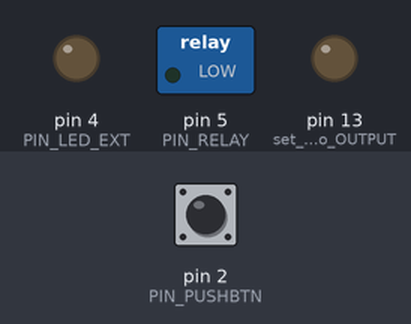
Recording of a sketch running on a simulated Arduino Uno, built with avr-gcc and run on an emulated ATmega328P. Parts: switched loads named in the sketch (green lamp = pin HIGH), output pins drawn as LEDs (lit = HIGH). Dashed ring = blinking. The test bench sets the inputs (shaded band); at power-on: pin 2 (PIN_PUSHBTN) HIGH.

Above: at 1.2 s.
1.3 s: pin 2 (PIN_PUSHBTN) pulled LOW for 0.15 s
At 2.07 s:
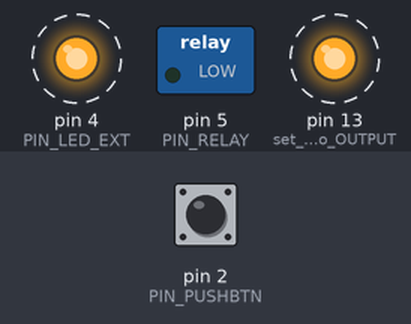
Timing chart, 0 to 10.4 s (numbered marks = the images above; inputs shaded):
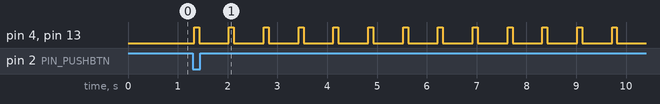

Measured:
- after the input at 1.3 s, pin 4 (PIN_LED_EXT), pin 13 (set_LED_pin_to_OUTPUT): alternates HIGH for 0.10 s and LOW for 0.60 s, starting at once

The sketch:

sketch.ino
```cpp
// Perfect timer calculator: http://www.8bit-era.cz/arduino-timer-interrupts-calculator.html

#define PIN_RELAY 5
#define PIN_PUSHBTN 2
#define PIN_LED_EXT 4 // Use different pin for led, because external led is driven high at arduino bootloader for some time

#define RELAY_CNT 100 // relay on duration, ms
#define MAX_HOURS 24  // temporaly not used
#define DEBOUNCE_CYCLES 5
#define LED_PERIOD_FINISHED_10MS 50 // 100 = 1s
#define LED_DURARION_PAUSE_10MS 100 // kiek 10ms pauze daryti mirksint valandas
#define LED_DURARION_HOUR_INDICATE_ON_10MS 20 // kiek 10ms pauze daryti mirksint valandas
#define LED_DURARION_HOUR_INDICATE_OFF_10MS 20 // kiek 10ms pauze daryti mirksint valandas
#define COEF_HOURS_TO_10MS 100UL * 60UL * 60UL // 1h = 10ms * 100ms *60s * 60m


enum states
{
  STATE_0_WAITING_INITIAL_PRESS,
  STATE_1_COUNTING_DOWN,
  STATE_2_RELAY_ENERGIZED,
  STATE_3_RELAY_FINISHED_IDLE
};

enum ledStates
{
  STATE_LED_OFF_PAUSE,
  STATE_LED_ON_HOUR,
  STATE_LED_OFF_HOUR
};

volatile uint8_t flag_10ms = 0; // updated in IRQ every 10ms

uint8_t button_down = 0;
uint8_t led_blink_count_left = 0; // 0 .. 24 hours can be set
uint32_t downCounter_10ms = 0; // Hours left, quantized in 10 ms
uint8_t downCounter_Relay = RELAY_CNT;
uint8_t downCounter_Led = 1; // Instant led feedback about about hours count
uint8_t ledCounter_Finished = 0;

enum states state = STATE_0_WAITING_INITIAL_PRESS;
enum ledStates ledState = STATE_LED_OFF_PAUSE;

// Check button state and set the button_down variable if a debounced button down press is detected. Call this function about 100 times per second.
static inline void debounce(void)
{
  static uint8_t debounce_count = 0; // Counter for number of equal states
  static uint8_t btn_state = 0;      // Keeps track of current (debounced) state

  uint8_t btn_current_state = !digitalRead(PIN_PUSHBTN); //(~BUTTON_PIN & BUTTON_MASK) != 0; // Check if button is high or low for the moment

  if (btn_current_state != btn_state)
  {
    // Button state is about to be changed, increase counter
    debounce_count++;
    if (debounce_count >= DEBOUNCE_CYCLES)
    {
      // The button have not bounced for four checks, change state
      btn_state = btn_current_state;
      // If the button was pressed (not released), tell main so
      if (btn_current_state != 0)
      {
        button_down = 1;
      }
      debounce_count = 0;
    }
  }
  else
  {
    // Reset counter
    debounce_count = 0;
  }
}

uint32_t div_ceil(uint32_t x, uint32_t y) {
  return (x + y - 1) / y;
}

void relayOn(void) {
  digitalWrite(PIN_RELAY, HIGH);
};

void relayOff(void)
{
  digitalWrite(PIN_RELAY, LOW);
};

void ledOn(void)
{
  digitalWrite(LED_BUILTIN, HIGH);
  digitalWrite(PIN_LED_EXT, HIGH);
};

void ledOff(void)
{
  digitalWrite(LED_BUILTIN, LOW);
  digitalWrite(PIN_LED_EXT, LOW);
};

void toggle_led(void) {
  digitalWrite(LED_BUILTIN, !digitalRead(LED_BUILTIN));
  digitalWrite(PIN_LED_EXT, !digitalRead(PIN_LED_EXT));
}

uint32_t get10msTicksFromHours(uint8_t hours) {
  return ( hours * COEF_HOURS_TO_10MS );
}

uint8_t getHoursFrom10msTicks_Ceil(uint32_t ticks_10ms) {
  return (uint8_t)div_ceil( ticks_10ms, (COEF_HOURS_TO_10MS ));
}

void addOneHourAndReset(void)
{
  // Do nothing if relay cycle has been started
  if (state > STATE_1_COUNTING_DOWN)
  {
    return;
  }

  // Special case: check if first hour is to be added
  if (state == STATE_0_WAITING_INITIAL_PRESS)
  {
    downCounter_10ms = get10msTicksFromHours(1);
    return;
  }

  uint8_t hoursAlreadySet = (uint8_t)getHoursFrom10msTicks_Ceil( downCounter_10ms );

  // Check if user tried to set more than MAX_HOUR
  if ( hoursAlreadySet == MAX_HOURS )
  {
    downCounter_10ms = get10msTicksFromHours(1); // Set to 1 hour if overflow
    return;
  }

  // Else, increment and reset hour count
  downCounter_10ms = get10msTicksFromHours( hoursAlreadySet + 1 );
}

void ledBlink_Finished(void)
{
  if (ledCounter_Finished == LED_PERIOD_FINISHED_10MS)
  {
    ledCounter_Finished = 0;
    toggle_led();
  }
  else
  {
    ledCounter_Finished++;
  }
}

void ledBlink_HoursLeft(void)
{
  // Todo
  // Blink how many hours left
  // One 0.5s blink mean 6 hours, 0.3s blink mean 1Hour;
  // ... -> 3 hours;
  // -.. -> 8 hours.

  switch (ledState)
  {
    case STATE_LED_ON_HOUR:
      {
        downCounter_Led--;
        if ( downCounter_Led == 0 )
        {
          ledOff();
          downCounter_Led = LED_DURARION_HOUR_INDICATE_OFF_10MS;
          ledState = STATE_LED_OFF_HOUR;
        }
      }
      break;

    case STATE_LED_OFF_HOUR:
      {
        downCounter_Led--;
        if ( downCounter_Led == 0)
        {
          led_blink_count_left--;

          if ( led_blink_count_left == 0 )
          {
            downCounter_Led = LED_DURARION_PAUSE_10MS;
            ledState = STATE_LED_OFF_PAUSE;
          }
          else
          {
            downCounter_Led = LED_DURARION_HOUR_INDICATE_ON_10MS;
            ledState = STATE_LED_ON_HOUR;
            ledOn();
          }
        }
      }
      break;

    case STATE_LED_OFF_PAUSE:
      {
        downCounter_Led--;
        if (downCounter_Led != 0)
        {
          break;
        }

        if ( downCounter_10ms > 0 )
        {
          led_blink_count_left = getHoursFrom10msTicks_Ceil( downCounter_10ms );
          downCounter_Led = LED_DURARION_HOUR_INDICATE_ON_10MS;
          ledState = STATE_LED_ON_HOUR;
          ledOn();
        }
      }
      break;

    default:
      break;
  }

}

void task_delayer(void)
{
  debounce();

  if (button_down)
  {
    button_down = 0;
    addOneHourAndReset();

    // give instant feedback vie status LED
    downCounter_Led = 1;
    ledState = STATE_LED_OFF_PAUSE;
  }

  switch (state)
  {
    case STATE_0_WAITING_INITIAL_PRESS:
      {
        if (downCounter_10ms != 0)
        {
          state = STATE_1_COUNTING_DOWN;
        }
      }
      break;

    case STATE_1_COUNTING_DOWN:
      {
        downCounter_10ms--;
        if (downCounter_10ms == 0)
        {
          relayOn();
          state = STATE_2_RELAY_ENERGIZED;
        }
        else
        {
          ledBlink_HoursLeft();
        }
      }
      break;

    case STATE_2_RELAY_ENERGIZED:
      {
        downCounter_Relay--;
        if (downCounter_Relay == 0)
        {
          relayOff();
          state = STATE_3_RELAY_FINISHED_IDLE;
        }
      }
      break;

    case STATE_3_RELAY_FINISHED_IDLE:
      {
        ledBlink_Finished();
      }
      break;

    default:
      break;
  }
}

void setup() {
  cli(); //Disable interrupt

  flag_10ms = 0; // updated in IRQ every 10ms
  button_down = 0;
  led_blink_count_left = 0; // 0 .. 24 hours can be set
  downCounter_10ms = 0; // Hours left, quantized in 10 ms
  downCounter_Relay = RELAY_CNT;

  pinMode(LED_BUILTIN, OUTPUT); // set LED pin to OUTPUT
  pinMode(PIN_LED_EXT, OUTPUT); // set LED pin to OUTPUT
  pinMode(PIN_RELAY, OUTPUT); // relay
  pinMode(PIN_PUSHBTN, INPUT);           // set pin to input
  digitalWrite(PIN_PUSHBTN, HIGH);       // turn on pullup resistors

  // TIMER 1 for interrupt frequency 100 Hz:
  TCCR1A = 0; // set entire TCCR1A register to 0
  TCCR1B = 0; // same for TCCR1B
  TCNT1  = 0; // initialize counter value to 0
  // set compare match register for 100 Hz increments
  OCR1A = 9986; // = 8000000 / (8 * 100) - 1 (must be <65536) // Tune this value to get less or equal to 10ms interrupts at TIMER1_COMPA_vect isr
  // turn on CTC mode
  TCCR1B |= (1 << WGM12);
  // Set CS12, CS11 and CS10 bits for 8 prescaler
  TCCR1B |= (0 << CS12) | (1 << CS11) | (0 << CS10);
  // enable timer compare interrupt
  TIMSK1 |= (1 << OCIE1A);
  sei(); // allow interrupts
}


void loop() {
  // IRQ every 10ms, set on 10ms timer IRQ. Do not run if IRQ not happened
  if (flag_10ms == 1)
  {
    flag_10ms = 0;
    task_delayer();
  }
}

ISR(TIMER1_COMPA_vect) {
  //cli(); //Disable interrupt
  flag_10ms = 1;
  //sei();
}
```
